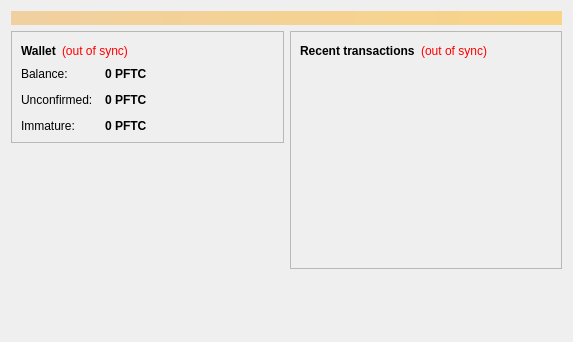
<?xml version="1.0" encoding="UTF-8"?>
<ui version="4.0">
 <class>OverviewPage</class>
 <widget class="QWidget" name="OverviewPage">
  <property name="geometry">
   <rect>
    <x>0</x>
    <y>0</y>
    <width>573</width>
    <height>342</height>
   </rect>
  </property>
  <property name="windowTitle">
   <string>Form</string>
  </property>
  <layout class="QVBoxLayout" name="topLayout">
   <item>
    <widget class="QLabel" name="labelAlerts">
     <property name="visible">
      <bool>false</bool>
     </property>
     <property name="styleSheet">
      <string notr="true">background-color: qlineargradient(x1: 0, y1: 0, x2: 1, y2: 0, stop:0 #F0D0A0, stop:1 #F8D488); color:#000000;</string>
     </property>
     <property name="wordWrap">
      <bool>true</bool>
     </property>
     <property name="margin">
      <number>3</number>
     </property>
    </widget>
   </item>
   <item>
    <layout class="QHBoxLayout" name="horizontalLayout" stretch="1,1">
     <item>
      <layout class="QVBoxLayout" name="verticalLayout_2">
       <item>
        <widget class="QFrame" name="frame">
         <property name="frameShape">
          <enum>QFrame::StyledPanel</enum>
         </property>
         <property name="frameShadow">
          <enum>QFrame::Raised</enum>
         </property>
         <layout class="QVBoxLayout" name="verticalLayout_4">
          <item>
           <layout class="QHBoxLayout" name="horizontalLayout_4">
            <item>
             <widget class="QLabel" name="label_5">
              <property name="font">
               <font>
                <weight>75</weight>
                <bold>true</bold>
               </font>
              </property>
              <property name="text">
               <string>Wallet</string>
              </property>
             </widget>
            </item>
            <item>
             <widget class="QLabel" name="labelWalletStatus">
              <property name="toolTip">
               <string>The displayed information may be out of date. Your wallet automatically synchronizes with the profitcoin network after a connection is established, but this process has not completed yet.</string>
              </property>
              <property name="styleSheet">
               <string notr="true">QLabel { color: red; }</string>
              </property>
              <property name="text">
               <string notr="true">(out of sync)</string>
              </property>
              <property name="alignment">
               <set>Qt::AlignLeading|Qt::AlignLeft|Qt::AlignVCenter</set>
              </property>
             </widget>
            </item>
            <item>
             <spacer name="horizontalSpacer_2">
              <property name="orientation">
               <enum>Qt::Horizontal</enum>
              </property>
              <property name="sizeHint" stdset="0">
               <size>
                <width>40</width>
                <height>20</height>
               </size>
              </property>
             </spacer>
            </item>
           </layout>
          </item>
          <item>
           <layout class="QFormLayout" name="formLayout_2">
            <property name="fieldGrowthPolicy">
             <enum>QFormLayout::AllNonFixedFieldsGrow</enum>
            </property>
            <property name="horizontalSpacing">
             <number>12</number>
            </property>
            <property name="verticalSpacing">
             <number>12</number>
            </property>
            <item row="0" column="0">
             <widget class="QLabel" name="label">
              <property name="text">
               <string>Balance:</string>
              </property>
             </widget>
            </item>
            <item row="0" column="1">
             <widget class="QLabel" name="labelBalance">
              <property name="font">
               <font>
                <weight>75</weight>
                <bold>true</bold>
               </font>
              </property>
              <property name="cursor">
               <cursorShape>IBeamCursor</cursorShape>
              </property>
              <property name="toolTip">
               <string>Your current balance</string>
              </property>
              <property name="text">
               <string notr="true">0 PFTC</string>
              </property>
              <property name="textInteractionFlags">
               <set>Qt::LinksAccessibleByMouse|Qt::TextSelectableByKeyboard|Qt::TextSelectableByMouse</set>
              </property>
             </widget>
            </item>
            <item row="1" column="0">
             <widget class="QLabel" name="label_3">
              <property name="text">
               <string>Unconfirmed:</string>
              </property>
             </widget>
            </item>
            <item row="1" column="1">
             <widget class="QLabel" name="labelUnconfirmed">
              <property name="font">
               <font>
                <weight>75</weight>
                <bold>true</bold>
               </font>
              </property>
              <property name="cursor">
               <cursorShape>IBeamCursor</cursorShape>
              </property>
              <property name="toolTip">
               <string>Total of transactions that have yet to be confirmed, and do not yet count toward the current balance</string>
              </property>
              <property name="text">
               <string notr="true">0 PFTC</string>
              </property>
              <property name="textInteractionFlags">
               <set>Qt::LinksAccessibleByMouse|Qt::TextSelectableByKeyboard|Qt::TextSelectableByMouse</set>
              </property>
             </widget>
            </item>
            <item row="2" column="0">
             <widget class="QLabel" name="labelImmatureText">
              <property name="text">
               <string>Immature:</string>
              </property>
             </widget>
            </item>
            <item row="2" column="1">
             <widget class="QLabel" name="labelImmature">
              <property name="font">
               <font>
                <weight>75</weight>
                <bold>true</bold>
               </font>
              </property>
              <property name="toolTip">
               <string>Mined balance that has not yet matured</string>
              </property>
              <property name="text">
               <string notr="true">0 PFTC</string>
              </property>
              <property name="textInteractionFlags">
               <set>Qt::LinksAccessibleByMouse|Qt::TextSelectableByKeyboard|Qt::TextSelectableByMouse</set>
              </property>
             </widget>
            </item>
           </layout>
          </item>
         </layout>
        </widget>
       </item>
       <item>
        <spacer name="verticalSpacer">
         <property name="orientation">
          <enum>Qt::Vertical</enum>
         </property>
         <property name="sizeHint" stdset="0">
          <size>
           <width>20</width>
           <height>40</height>
          </size>
         </property>
        </spacer>
       </item>
      </layout>
     </item>
     <item>
      <layout class="QVBoxLayout" name="verticalLayout_3">
       <item>
        <widget class="QFrame" name="frame_2">
         <property name="frameShape">
          <enum>QFrame::StyledPanel</enum>
         </property>
         <property name="frameShadow">
          <enum>QFrame::Raised</enum>
         </property>
         <layout class="QVBoxLayout" name="verticalLayout">
          <item>
           <layout class="QHBoxLayout" name="horizontalLayout_2">
            <item>
             <widget class="QLabel" name="label_4">
              <property name="text">
               <string>&lt;b&gt;Recent transactions&lt;/b&gt;</string>
              </property>
             </widget>
            </item>
            <item>
             <widget class="QLabel" name="labelTransactionsStatus">
              <property name="toolTip">
               <string>The displayed information may be out of date. Your wallet automatically synchronizes with the profitcoin network after a connection is established, but this process has not completed yet.</string>
              </property>
              <property name="styleSheet">
               <string notr="true">QLabel { color: red; }</string>
              </property>
              <property name="text">
               <string notr="true">(out of sync)</string>
              </property>
              <property name="alignment">
               <set>Qt::AlignRight|Qt::AlignTrailing|Qt::AlignVCenter</set>
              </property>
             </widget>
            </item>
            <item>
             <spacer name="horizontalSpacer">
              <property name="orientation">
               <enum>Qt::Horizontal</enum>
              </property>
              <property name="sizeHint" stdset="0">
               <size>
                <width>40</width>
                <height>20</height>
               </size>
              </property>
             </spacer>
            </item>
           </layout>
          </item>
          <item>
           <widget class="QListView" name="listTransactions">
            <property name="styleSheet">
             <string notr="true">QListView { background: transparent; }</string>
            </property>
            <property name="frameShape">
             <enum>QFrame::NoFrame</enum>
            </property>
            <property name="verticalScrollBarPolicy">
             <enum>Qt::ScrollBarAlwaysOff</enum>
            </property>
            <property name="horizontalScrollBarPolicy">
             <enum>Qt::ScrollBarAlwaysOff</enum>
            </property>
            <property name="selectionMode">
             <enum>QAbstractItemView::NoSelection</enum>
            </property>
           </widget>
          </item>
         </layout>
        </widget>
       </item>
       <item>
        <spacer name="verticalSpacer_2">
         <property name="orientation">
          <enum>Qt::Vertical</enum>
         </property>
         <property name="sizeHint" stdset="0">
          <size>
           <width>20</width>
           <height>40</height>
          </size>
         </property>
        </spacer>
       </item>
      </layout>
     </item>
    </layout>
   </item>
  </layout>
 </widget>
 <resources/>
 <connections/>
</ui>
